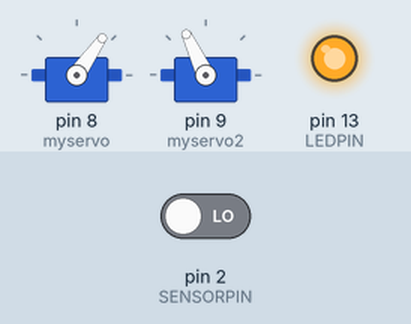
Recording of a sketch running on a simulated Arduino Uno, built with avr-gcc and run on an emulated ATmega328P. Parts: 2 × servo, output pins drawn as LEDs (lit = HIGH). Inputs (shaded band) come from the test bench; at power-on: pin 2 (SENSORPIN) LOW.

Above: at 9.0 s.
9.1 s: pin 2 (SENSORPIN) driven HIGH
At 11.8 s:
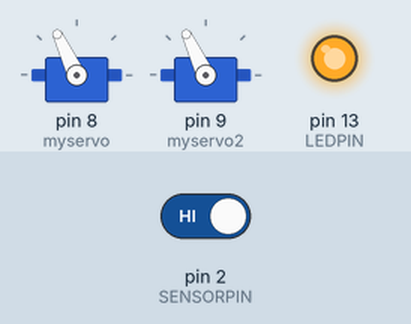
At 12.4 s:
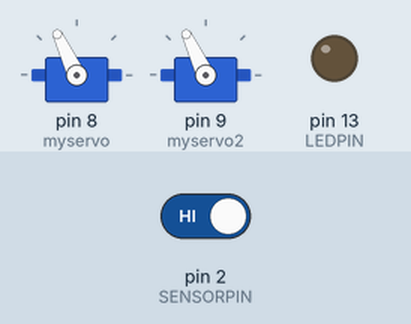
13.9 s: pin 2 (SENSORPIN) driven LOW
At 15.7 s:
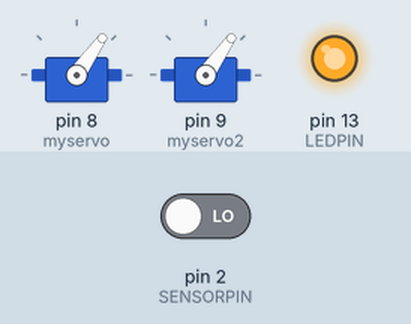
Timing chart, 0 to 25.1 s (numbered marks = the images above; inputs shaded):
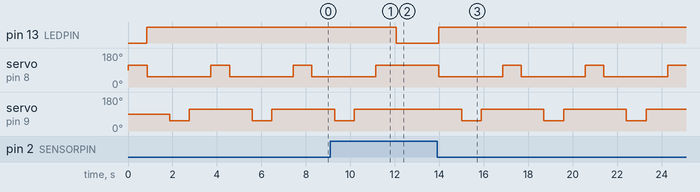

The sketch:

DOUBLE_APERATURE_round_marble.ino
```cpp
#include <Servo.h>
Servo myservo, myservo2, myservo3, myservo4;  // create servo object to control a servo

#define LEDPIN 13
#define SENSORPIN 2

void setup() {
  //myservo.attach(9);
  // attaches the servo on pin 9 to the servo object
  pinMode(LEDPIN, OUTPUT);
  pinMode(SENSORPIN, INPUT);
}

void loop() {
  myservo.attach(8); //top servo open
  delay(15);
  myservo.write(115);
  delay(125);
  myservo.detach(); //servo stop
  delay(700);


  while(digitalRead(SENSORPIN) == HIGH){ //polling for switch
    delay(100); //loop
    digitalWrite(13, LOW);
  }


  digitalWrite(13, HIGH);
  myservo.attach(8);
  delay(15);
  myservo.write(55); //servo close
  delay(300);
  myservo.detach();
  delay(700);


  myservo2.attach(9); //bottom servo open
  delay(15);
  myservo2.write(55);
  delay(175);
  myservo2.detach(); //servo stop
  delay(700);
  myservo2.attach(9);
  delay(15);
  myservo2.write(115); //servo close
  delay(250);
  myservo2.detach();
  delay(700);


  }
```

Measured:
- after the input at 9.1 s, pin 13 (LEDPIN): HIGH → LOW after 3.0 s; servo on pin 8 (myservo): goes on until 11.1 s, then stays 115°; servo on pin 9 (myservo2): goes on until 10.2 s, then stays 115°
- after the input at 13.9 s, pin 13 (LEDPIN): LOW → HIGH after 0.07 s; servo on pin 8 (myservo): alternates 115° for 0.84 s and 55° for 2.9 s, starting after 0.09 s; servo on pin 9 (myservo2): alternates 115° for 2.8 s and 55° for 0.89 s, starting after 1.1 s
- by itself, servo on pin 8 (myservo): alternates 115° for 0.84 s and 55° for 2.9 s
- by itself, servo on pin 9 (myservo2): alternates 115° for 2.8 s and 55° for 0.89 s
